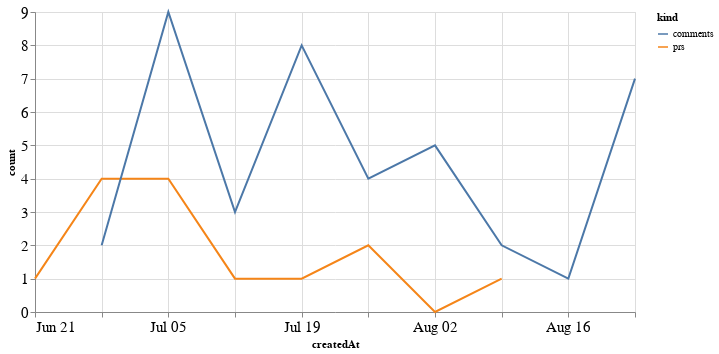

The cell this chart's notebook holds for it:
### Code cell
alt.Chart(total_time, width=600).mark_line().encode(
    x='createdAt',
    y='count',
    color='kind'
)

### Figure 1 — Vega-Lite specification as saved in the notebook (floating-point values rounded to 4 significant figures)
{"config": {"axisLeft": {"labelFontSize": 15}, "axisBottom": {"labelFontSize": 15}}, "data": {"name": "data-646ed0334eda9d3b56e2ca90f5ea7fc0"}, "mark": "line", "encoding": {"color": {"type": "nominal", "field": "kind"}, "x": {"type": "temporal", "field": "createdAt"}, "y": {"type": "quantitative", "field": "count"}}, "width": 600, "$schema": "https://vega.github.io/schema/vega-lite/v4.8.1.json", "datasets": {"data-646ed0334eda9d3b56e2ca90f5ea7fc0": [{"createdAt": "2020-06-21T00:00:00", "kind": "prs", "count": 1.0}, {"createdAt": "2020-06-28T00:00:00", "kind": "prs", "count": 4.0}, {"createdAt": "2020-07-05T00:00:00", "kind": "prs", "count": 4.0}, {"createdAt": "2020-07-12T00:00:00", "kind": "prs", "count": 1.0}, {"createdAt": "2020-07-19T00:00:00", "kind": "prs", "count": 1.0}, {"createdAt": "2020-07-26T00:00:00", "kind": "prs", "count": 2.0}, {"createdAt": "2020-08-02T00:00:00", "kind": "prs", "count": 0.0}, {"createdAt": "2020-08-09T00:00:00", "kind": "prs", "count": 1.0}, {"createdAt": "2020-08-16T00:00:00", "kind": "prs", "count": null}, {"createdAt": "2020-08-23T00:00:00", "kind": "prs", "count": null}, {"createdAt": "2020-06-21T00:00:00", "kind": "comments", "count": null}, {"createdAt": "2020-06-28T00:00:00", "kind": "comments", "count": 2.0}, {"createdAt": "2020-07-05T00:00:00", "kind": "comments", "count": 9.0}, {"createdAt": "2020-07-12T00:00:00", "kind": "comments", "count": 3.0}, {"createdAt": "2020-07-19T00:00:00", "kind": "comments", "count": 8.0}, {"createdAt": "2020-07-26T00:00:00", "kind": "comments", "count": 4.0}, {"createdAt": "2020-08-02T00:00:00", "kind": "comments", "count": 5.0}, {"createdAt": "2020-08-09T00:00:00", "kind": "comments", "count": 2.0}, {"createdAt": "2020-08-16T00:00:00", "kind": "comments", "count": 1.0}, {"createdAt": "2020-08-23T00:00:00", "kind": "comments", "count": 7.0}]}}
